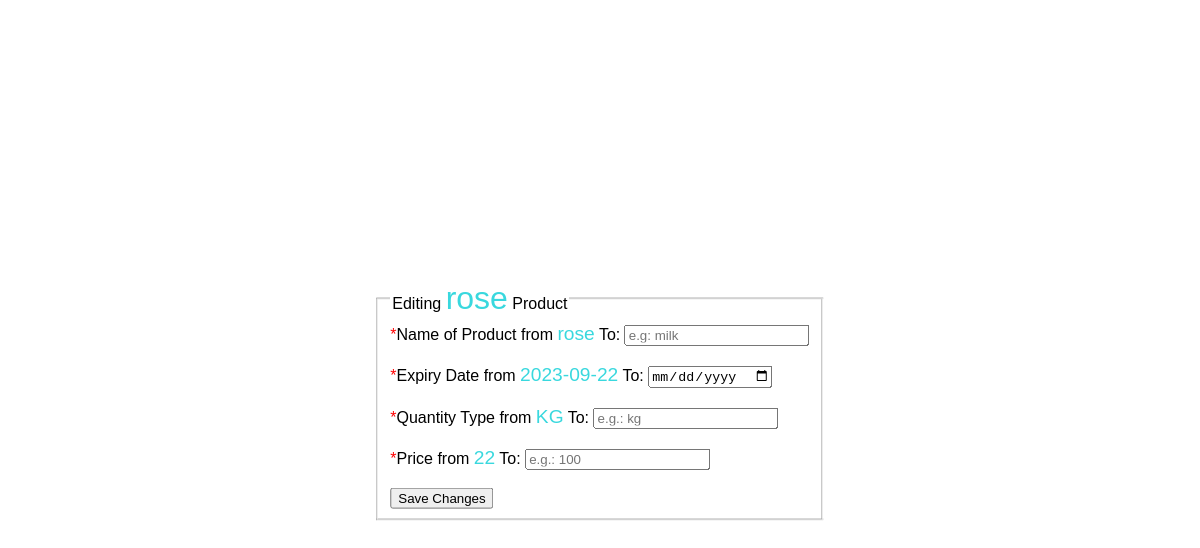
Screenshot of /editProduct/admin/3 with the database file from the repository.
### model.py (models this page shows)
class Product(db.Model):
    id = db.Column(db.Integer(), primary_key=True)
    name = db.Column(db.String(20), nullable=False)
    expiry_date = db.Column(db.Date, nullable=False)
    quantity_type = db.Column(db.String, nullable=False)
    price = db.Column(db.Integer(), nullable=False) #integer or decimal

### app.py (the view, shortened to what this page needs)
@app.route('/editProduct/<username>/<int:id>', methods = ['GET', 'POST'])
def editProduct(username, id):
    if request.method == 'GET':
        product = Product.query.get(id)
        return render_template("editProduct.html", username=username, product=product)

### templates/editProduct.html (shortened to what this page needs)
<!DOCTYPE html>
<html lang="en">
<head>
    <link rel="stylesheet" href="{{ url_for('static',filename='style.css') }}">
</head>
<body>
    <div class="addCategory">
        <form action="" method="POST">
            <fieldset>
                <legend>Editing <span style="color: var(--primary); font-size: xx-large;">{{ product.name }}</span> Product</legend>
                <label for="ProductName"><span style="color: red;">*</span>Name of Product from <span style="color: var(--primary); font-size: larger;">{{ product.name }}</span> To: </label>
                <input type="text" name="productName" id="productName" placeholder="e.g: milk" required>
                <br>
                <br>
                <label for="expiryDate"><span style="color: red;">*</span>Expiry Date from <span style="color: var(--primary); font-size: larger;">{{ product.expiry_date }}</span> To: </label>
                <input type="date" name="expiryDate" id="expiryDate" required>
                <br>
                <br>
                <label for="quantityType"><span style="color: red;">*</span>Quantity Type from <span style="color: var(--primary); font-size: larger;">{{ product.quantity_type }}</span> To:</label>
                <input type="text" name="quantityType" id="quantityType" placeholder="e.g.: kg" required>
                <br>
                <br>
                <label for="price"><span style="color: red;">*</span>Price from <span style="color: var(--primary); font-size: larger;">{{ product.price }}</span> To: </label>
                <input type="number" name="price" id="price" placeholder="e.g.: 100" required>
                <br>
                <br>
                <input type="submit" value="Save Changes">
            </fieldset>
        </form>
    </div>
</body>
</html>

### static/style.css (style rules this page uses)
:root { --primary:#39d8de; --secondary: #dea337; --ternary:#808080; --pure:#ffffff; --purple: #e12ee1; }
body { font-family: 'Poppins',sans-serif; margin: 30px; }
.addCategory { text-decoration: none; }
.addCategory { position: fixed; top: 50%; left: 50%; transform: translate(-50%, -50%); }

### rows the page displays
Product: name "rose", expiry_date "2023-09-22", quantity_type "KG", price "22"
